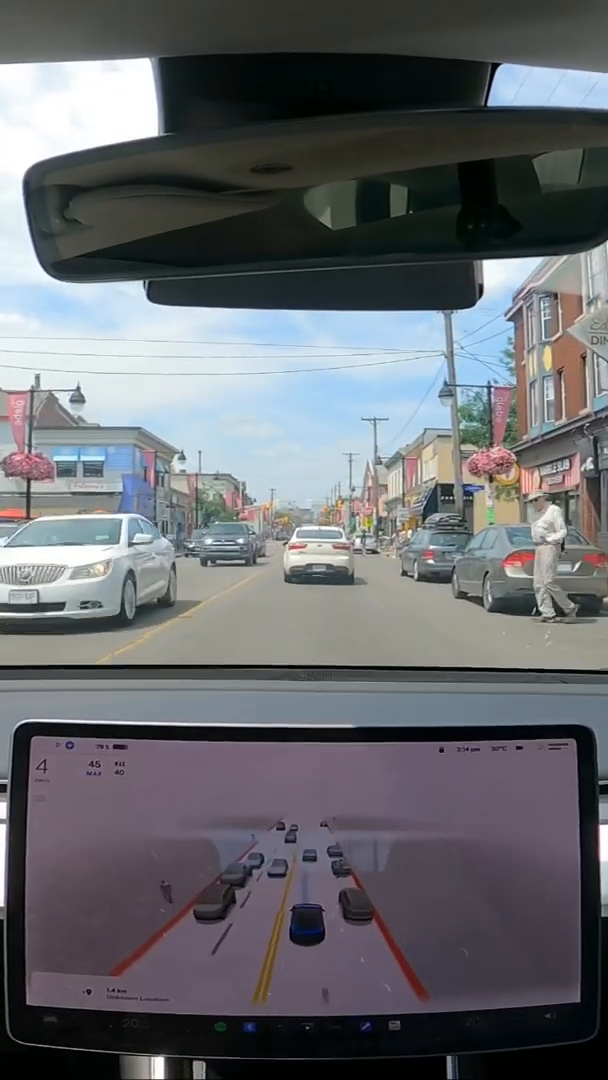
#> input picture frame 46 of Tesla Pedestrians.mp4, 608 x 1080 px
$ python car-pedestrian-tracker.py
#> lines starting #> are read from the running program, lines starting #| are printed output that depends on the picture; after the words box and inside, x2 and y2 are one past the last pixel; in counts of white or black regions, pixels touching at a corner belong together
import cv2

#image
img_file = "car image.jpg"
#video = cv2.VideoCapture("Teslas Avoids Accidents.mp4")
video = cv2.VideoCapture("Tesla Pedestrians.mp4")

#creat opencv image
#img = cv2.imread(img_file)

#convert to grayscale (needed for Haar Cascade)
#black_n_white = cv2.cvtColor(img, cv2.COLOR_BGR2GRAY)

#pre-trained car classifer
car_tracker_file = "haarcascade_cars.xml"
pedestrian_tracker_file = "haarcascade_fullbody.xml"


#create classifier
car_tracker = cv2.CascadeClassifier(car_tracker_file)
pedestrian_tracker = cv2.CascadeClassifier(pedestrian_tracker_file)


#run forever until car stops
while True:
    #read the current frame
    (read_successful, frame) = video.read()
#> frame is the input picture: shape (1080, 608, 3); mean B, G, R 108.6, 104.2, 102.1

    #safe coding
    if read_successful:
        grayscaled_frame = cv2.cvtColor(frame, cv2.COLOR_BGR2GRAY)
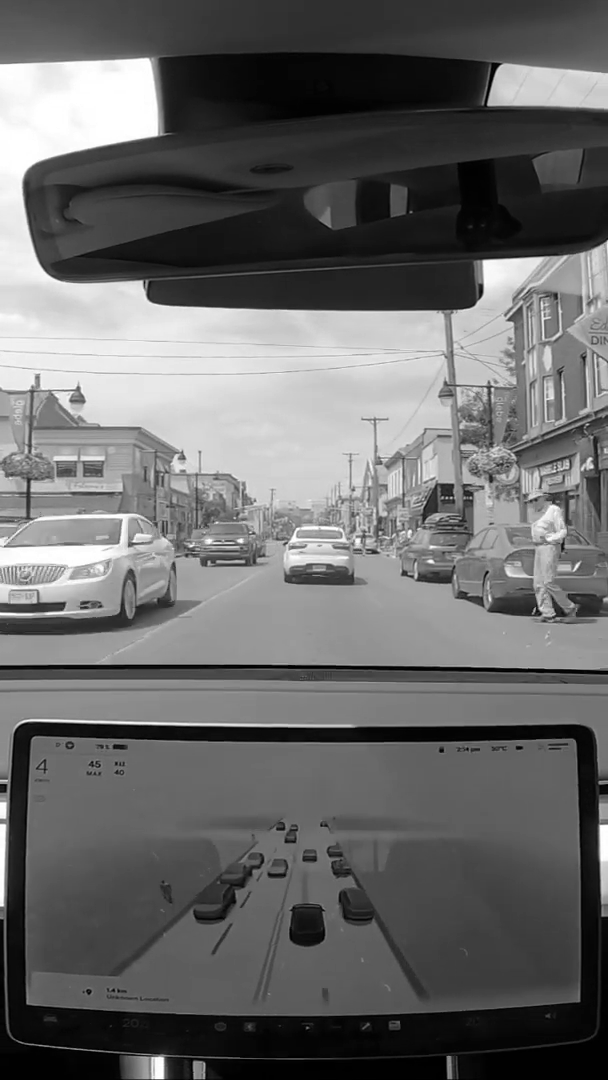
#> grayscaled_frame: shape (1080, 608); min 0, max 255, mean 104.1
    else:
        break

    #detect cars
    cars = car_tracker.detectMultiScale(grayscaled_frame)
#> cars = [[106, 732, 25, 25], [259, 856, 33, 33], [183, 886, 51, 51], [399, 537, 66, 66], [176, 500, 95, 95], [255, 499, 125, 125], [452, 542, 110, 110]]
    pedestrians = pedestrian_tracker.detectMultiScale(grayscaled_frame)
#> pedestrians = [[342, 157, 60, 120]]

    #draw rectangles around the cars
    for (x, y, w, h) in cars:
        cv2.rectangle(frame, (x+1, y+2), (x+w, y+h), (255, 0, 0), 2)
#> this loop made 7 passes
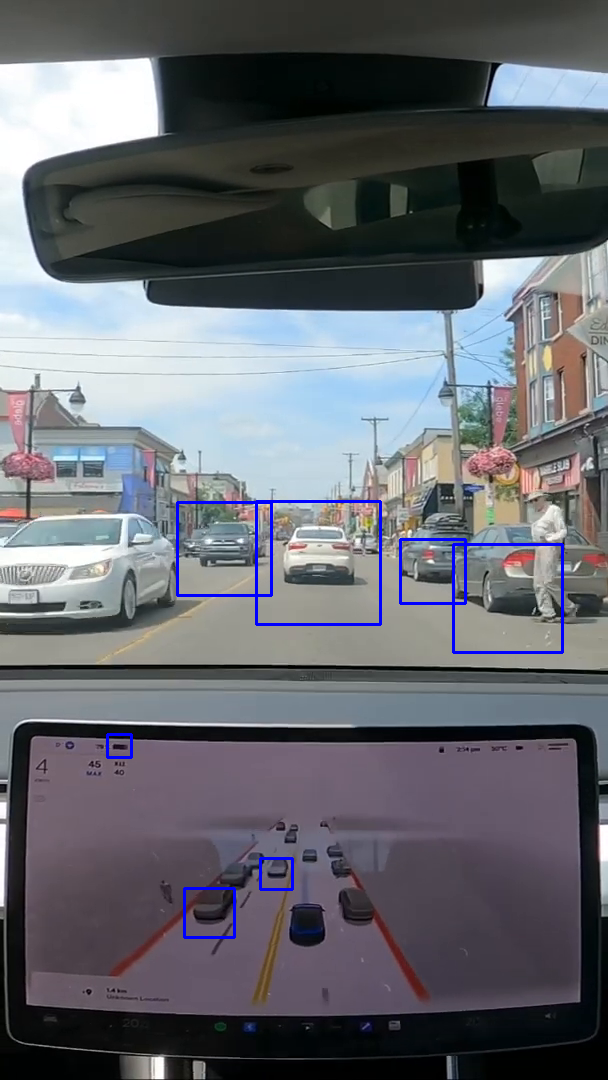
#> frame: shape (1080, 608, 3); 0.89% of pixels changed, all inside (x1, y1, x2, y2) = (106, 500, 564, 939)

    for (x, y, w, h) in pedestrians:
        cv2.rectangle(frame, (x, y), (x+w, y+h), (0, 0, 255), 2)
#> this loop made 1 pass
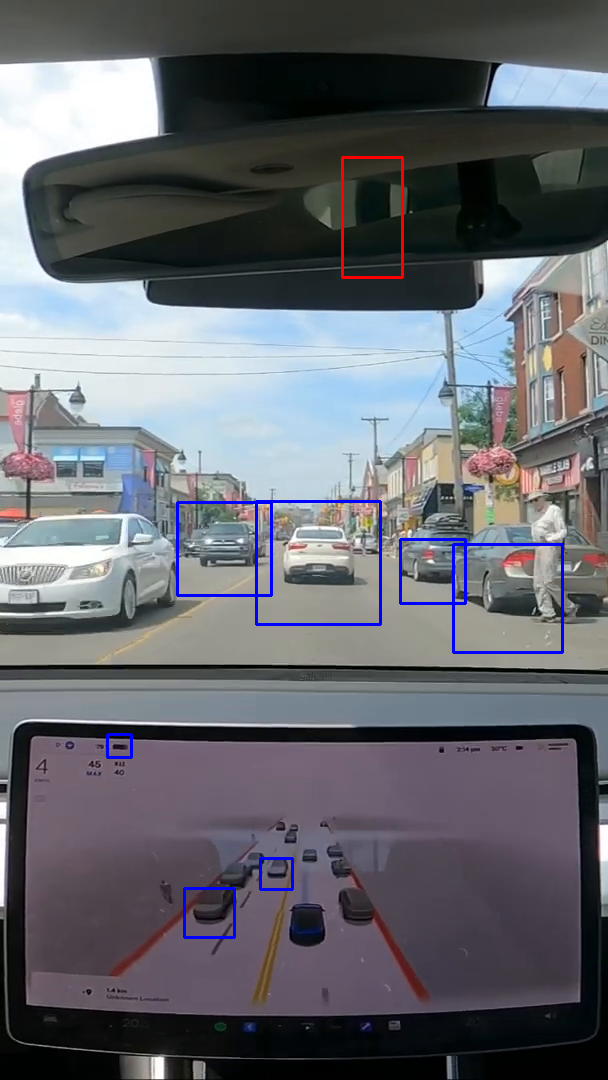
#> frame: shape (1080, 608, 3); 0.16% of pixels changed, all inside (x1, y1, x2, y2) = (341, 156, 404, 279)

    #display the image
    cv2.imshow("car tracker", frame)

    #do not autoclose until key is pressed
    key = cv2.waitKey(1)
#> (key Esc is pressed here)

    #stop if Q is pressed
    if key==81 or key==113:
        break

#release video capture
video.release()


print("code completed")

$ run again, starting later in the video
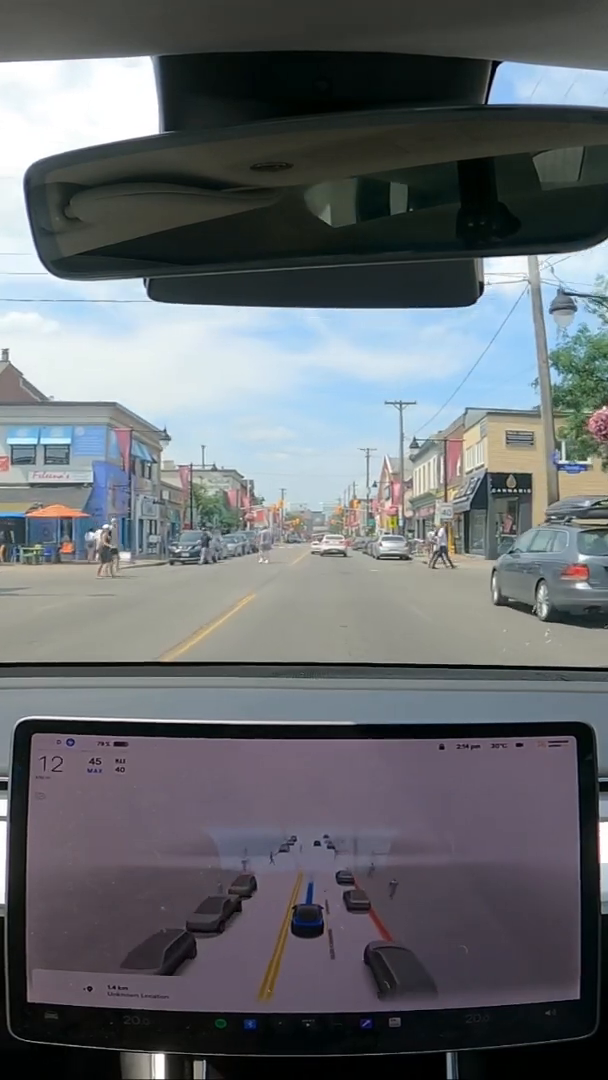
#> input picture frame 209 of Tesla Pedestrians.mp4, 608 x 1080 px
#> frame is the input picture: shape (1080, 608, 3); mean B, G, R 110, 106, 102
#> cars = [[548, 401, 24, 24], [106, 728, 26, 26], [336, 876, 46, 46], [309, 523, 49, 49], [368, 525, 52, 52], [491, 405, 57, 57], [156, 509, 82, 82]]
#> pedestrians = [[314, 895, 37, 74]]
#> the loop `for (x, y, w, h) in cars:` made 7 passes
#> after the loop `for (x, y, w, h) in cars:`:
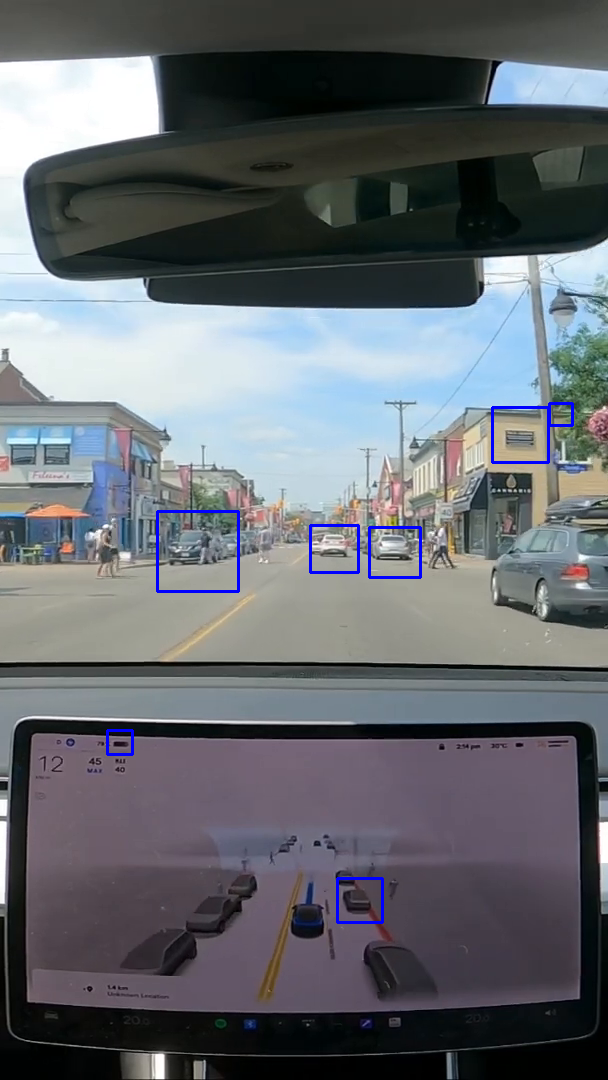
#> frame: shape (1080, 608, 3); 0.58% of pixels changed, all inside (x1, y1, x2, y2) = (106, 402, 574, 924)
#> the loop `for (x, y, w, h) in pedestrians:` made 1 pass
#> after the loop `for (x, y, w, h) in pedestrians:`:
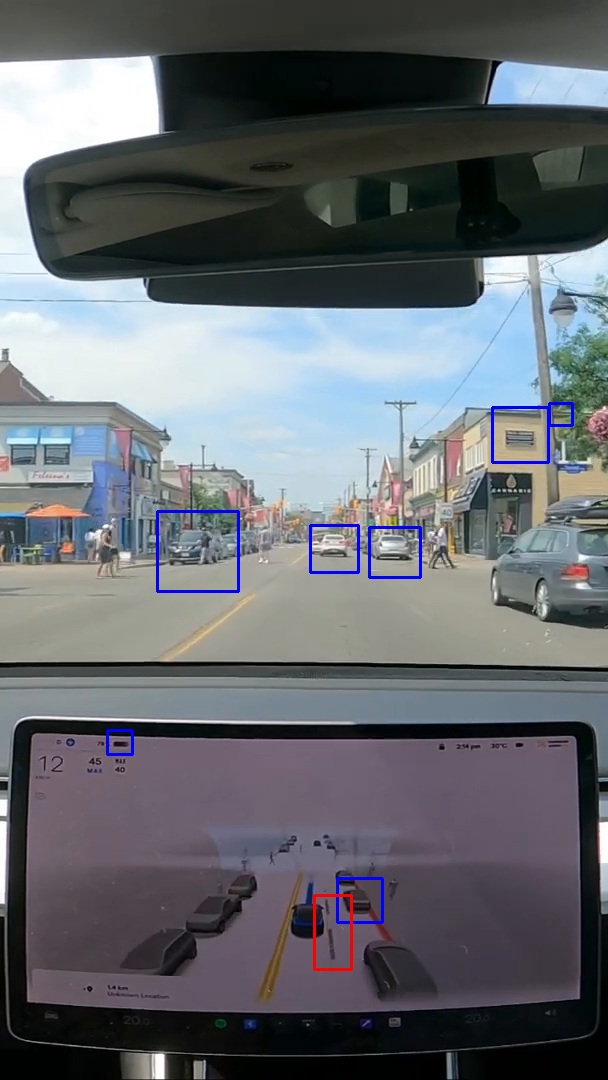
#> frame: shape (1080, 608, 3); 0.1% of pixels changed, all inside (x1, y1, x2, y2) = (313, 894, 353, 971)

$ run again, starting later in the video
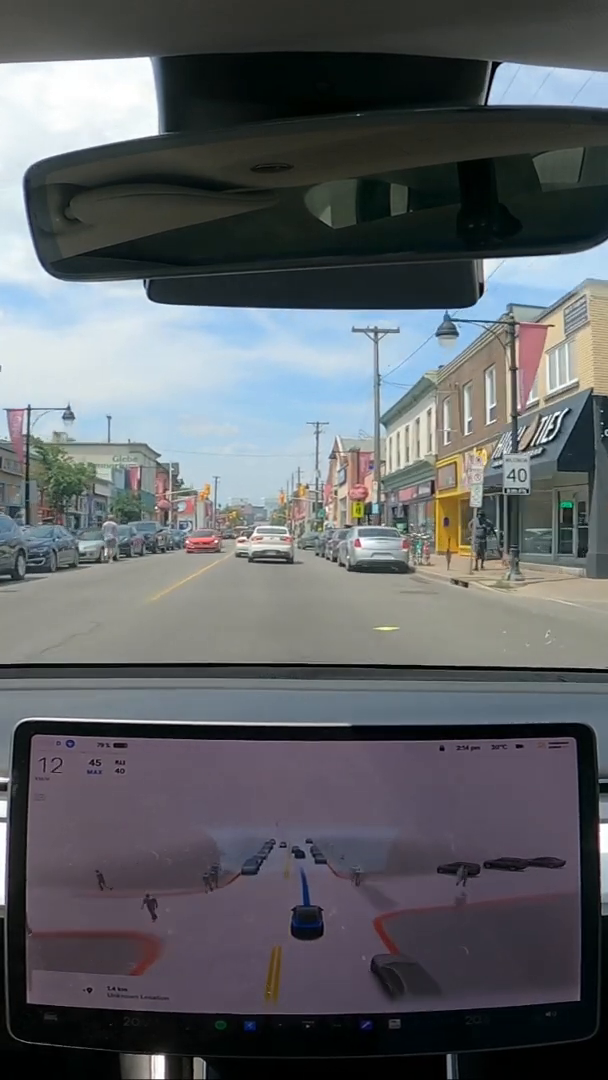
#> input picture frame 372 of Tesla Pedestrians.mp4, 608 x 1080 px
#> frame is the input picture: shape (1080, 608, 3); mean B, G, R 101.4, 97.7, 94.6
#> `grayscaled_frame = cv2.cvtColor(frame, cv2.COLOR_BGR2GRAY)`:
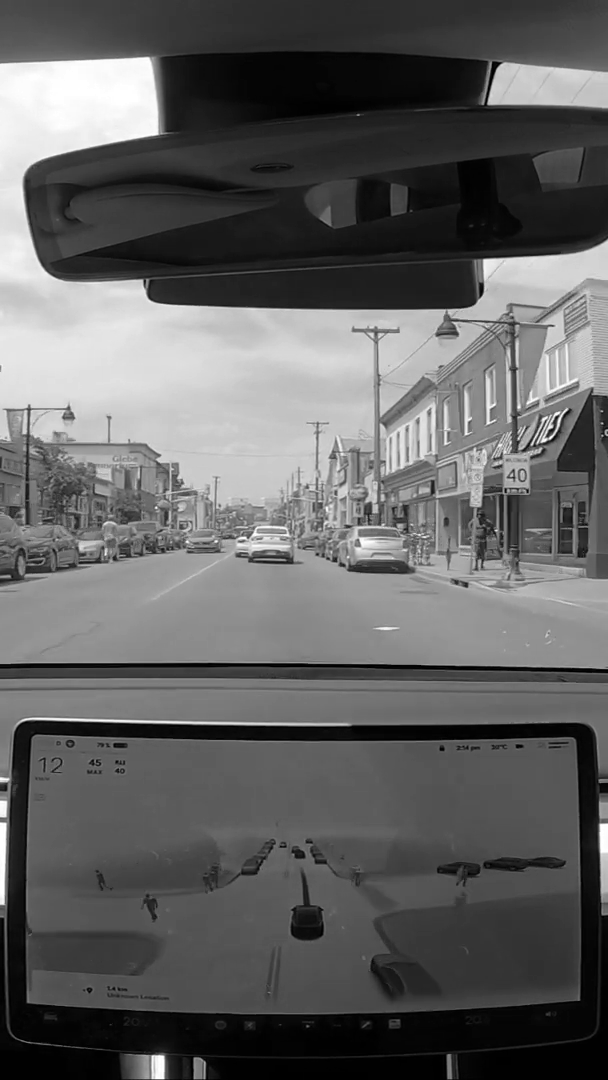
#> grayscaled_frame: shape (1080, 608); min 0, max 255, mean 97.2
#> cars = [[108, 731, 23, 23], [180, 519, 49, 49], [422, 302, 51, 51], [232, 512, 76, 76], [331, 505, 100, 100], [69, 502, 88, 88]]
#> pedestrians = ()
#> the loop `for (x, y, w, h) in cars:` made 6 passes
#> after the loop `for (x, y, w, h) in cars:`:
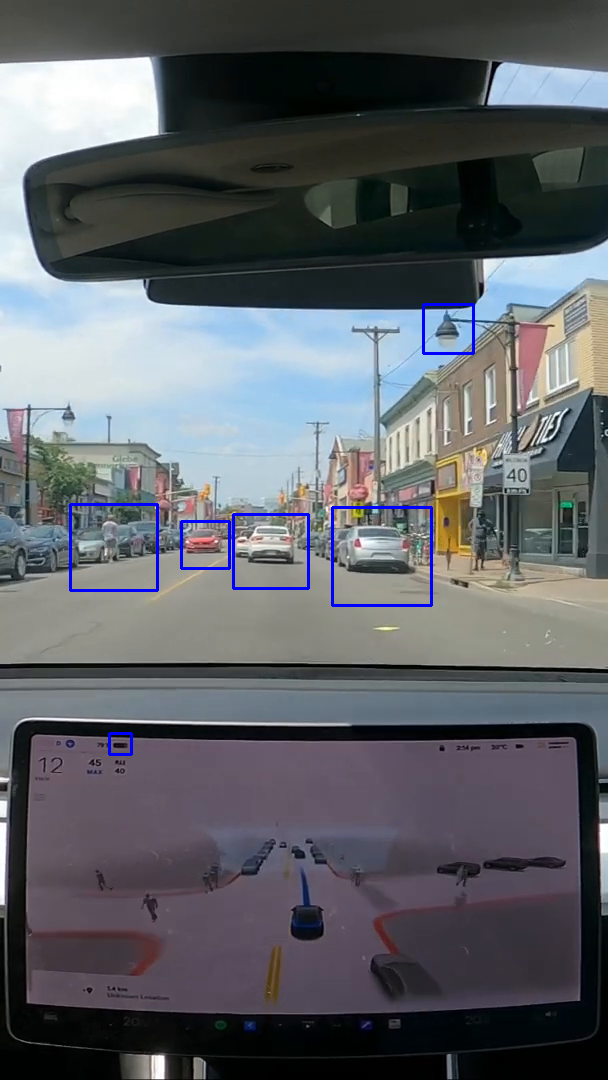
#> frame: shape (1080, 608, 3); 0.69% of pixels changed, all inside (x1, y1, x2, y2) = (69, 303, 475, 756)
